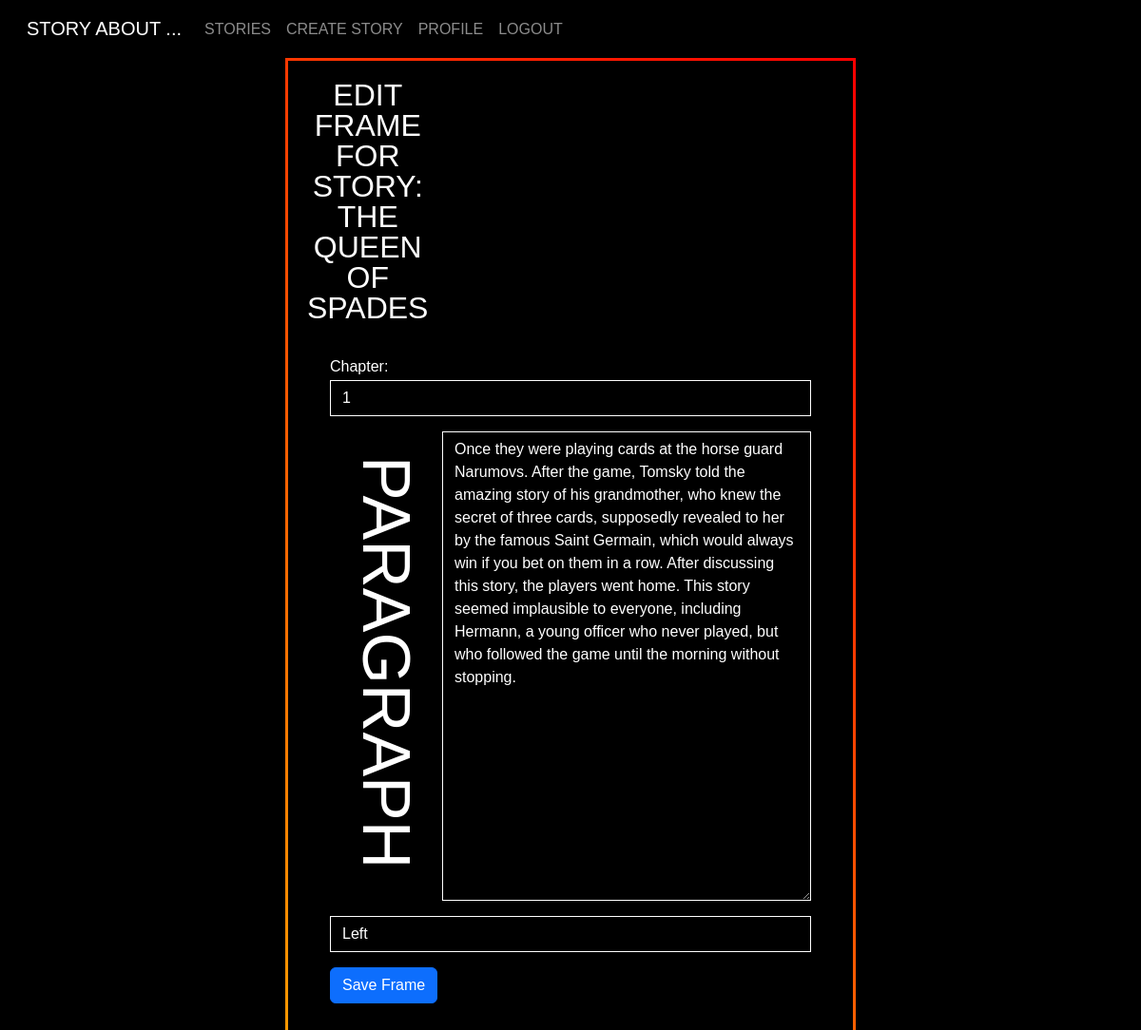
The app's page /story/edit_frame/8/17/ (signed in) with its own data.
### story/models.py (models this page shows, shortened)
class Story(models.Model):
    title = models.CharField('Title', max_length=50)
    author = models.CharField('Author', max_length=50)
    background_image = models.ImageField('Background Image', upload_to='backgrounds/', blank=False, null=True)

class StoryFrame(models.Model):
    story = models.ForeignKey(Story, on_delete=models.CASCADE, related_name='frames')
    chapter = models.IntegerField(null=True, blank=True)
    image = models.ImageField(upload_to='slides/', blank=True, null=True)
    paragraph = models.TextField(blank=True, null=True)
    position = models.CharField('Position', max_length=50, blank=True, null=True)  # Ensure position field exists

### story/views.py (the view)
# urls.py: path('edit_frame/<int:story_id>/<int:frame_id>/', views.edit_frame, name='edit_frame'),
@login_required
@user_passes_test(admin_required)
def edit_frame(request, story_id, frame_id):
    story = get_object_or_404(Story, id=story_id)
    frame = get_object_or_404(StoryFrame, id=frame_id, story=story)
    if request.method == 'POST':
        form = StoryFrameForm(request.POST, request.FILES, instance=frame)
        if form.is_valid():
            form.save()
            return redirect('story:story_details', story_id=story.id)
    else:
        form = StoryFrameForm(instance=frame)
    return render(request, 'story/edit_frame.html', {'form': form, 'story': story})

### story/forms.py (shortened to what this page needs)
class StoryFrameForm(forms.ModelForm):
    class Meta:
        model = StoryFrame
        fields = ['chapter', 'paragraph', 'image', 'position']
        widgets = {
            "chapter": NumberInput(attrs={
                'class': 'form-control',
            }),
            "image": ClearableFileInput(attrs={
                'class': 'form-control',
            }),
            "paragraph": Textarea(attrs={
                'class': 'form-control',
                'rows': 20,
            }),
            "position": TextInput(attrs={
                'class': 'form-control',
            }),
        }
    POSITION_CHOICES = [
        ('left', 'Left'),
        ('center', 'Center'),
        ('right', 'Right'),
    ]
    position = forms.ChoiceField(choices=POSITION_CHOICES, widget=forms.Select(attrs={
        'class': 'form-control',
        'placeholder': 'Position',
    }))

### story/views.py (called while the page is built)
def admin_required(user):
    return user.is_staff or user.is_superuser

### story/templates/story/edit_frame.html (shortened to what this page needs)
{% extends 'story/layout.html' %}
{% block content %}
  <div class="stories d-flex justify-content-center">
    <div class="w-50">
      <div class="div__form">
        <h2 class="text-center">Edit Frame for Story: {{ story.title }}</h2>
        <form method="POST" enctype="multipart/form-data" class="p-4">
          <div class="form-group mb-3">
            <label for="id_chapter">Chapter:</label>
            {{ form.chapter }}
          </div>
          {% if form.paragraph.value %}
            <div id="frame__paragraph" class="my-3">
              <div class="d-flex">
                <h1 class="vertical__title mx-4">Paragraph</h1>
                {{ form.paragraph }}
              </div>
            </div>
          {% else %}
            <div id="frame__image" class="my-3">
              <h2 class="draft__title">Image</h2>
              <input type="file" name="{{ form.image.name }}" />
            </div>
          {% endif %}
          <div class="my-3">{{ form.position }}</div>
          <button type="submit" class="btn btn-primary">Save Frame</button>
        </form>
      </div>
    </div>
  </div>
{% endblock %}

### story/static/story/css/main.css (style rules this page uses)
* { margin: 0; padding: 0; box-sizing: border-box; }
:root { --index: calc(1vw + 1vh); --gutter: 30px; --side-small: 26; --side-big: 36; --depth: 4000px; --transition: .75s cubic-bezier(.075, .5, 0, 1) }
body { scrollbar-width: none; }
body { background-color: #000; color: #fff; font-size: calc(var(--index) * .8); font-family: raleway_c, sans-serif; line-height: 1.75; font-weight: 300; }
.div__form { width: 100%; background-color: rgba(0, 0, 0, 0.5); border: 3px solid; border-image: linear-gradient(45deg, #ff9a00, #ff0000) 1; padding: 20px; border-radius: 20px; }
.form-control { color: #fff; background-color: #000; border: 1px solid #fff; border-radius: 0; }
.vertical__title { writing-mode: vertical-lr; font-size: calc(var(--index) * 3.5); text-align: center; }
h1, h2, h3, h4 { font-weight: 100; text-transform: uppercase; width: min-content; line-height: 1; }

### records on screen
Story: title "THE QUEEN OF SPADES"
StoryFrame: chapter "1", paragraph "Once they were playing cards at the horse guard Narumovs. After the game, Tomsky told the amazing story of his grandmother, who knew the secret of three cards, supposedly revealed to her by the famous Saint Germain, which would always win if you bet on them in a row. After discussing this story, the players went home. This story seemed implausible to everyone, including Hermann, a young officer who never played, but who followed the game until the morning without stopping.", position "Left"
